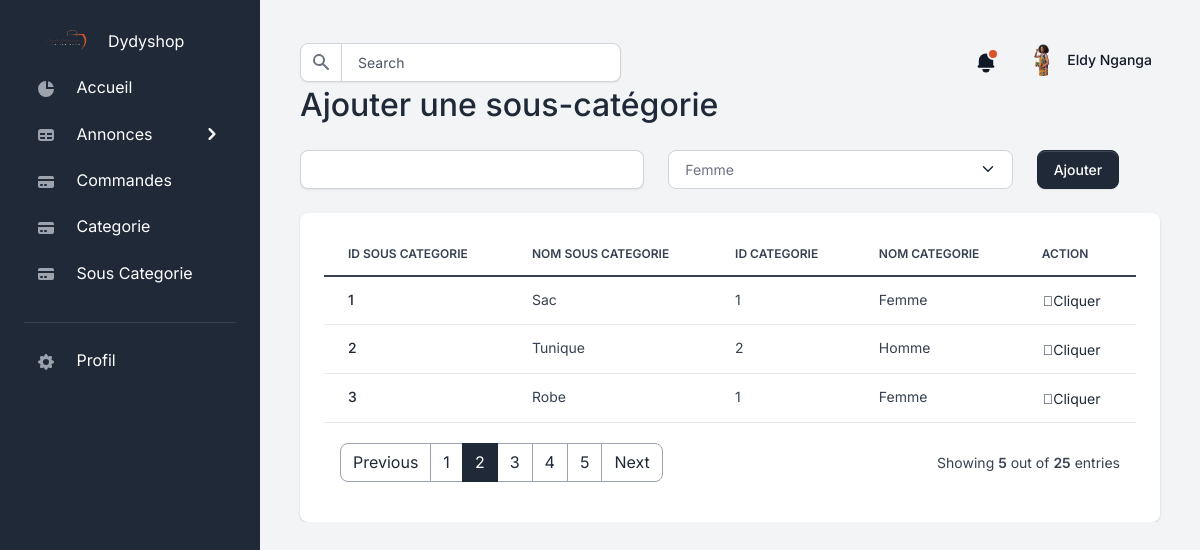
Screenshot of /add_subcategory with the database file from the repository.
### api/models/model.py (models this page shows)
class SubCategory(db.Model):
    __tablename__ = "sub_categories"
    id = db.Column(db.Integer, primary_key=True)
    name = db.Column(db.String(200), nullable=False)
    category_id = db.Column(db.Integer, db.ForeignKey("categories.id"))

class Category(db.Model):
    __tablename__ = "categories"
    id = db.Column(db.Integer, primary_key=True)
    name = db.Column(db.String(200), nullable=False)
    subcategories = db.relationship("SubCategory", backref="category")

### api/back.py (the view, shortened to what this page needs)
@app.route("/add_subcategory", methods=["GET", "POST"])
def add_subcategory():
    categories = Category.query.all()
    subcategories = SubCategory.query.all()
    return render_template(
        "/back/AddSubcategory.html", categories=categories, subcategories=subcategories
    )

### api/back.py (called while the page is built)
@app.before_request
def check_for_maintenance():
    if maintenance_mode and request.endpoint not in ["maintenance"]:
        return redirect(url_for("maintenance"))
    elif maintenance_mode and request.endpoint == "maintenance":
        return None
    else:
        return None

### api/templates/back/AddSubCategory.html (shortened to what this page needs)
{% extends './layout/baseAdmin.html' %}
{% block content %}
  <h2>Ajouter une sous-catégorie</h2>
  <form method="POST" action="{{ url_for('add_subcategory') }}">
    <div class="row my-4">
      <div class="form-group col-5">
        <input type="text" id="name" name="name" class="form-control" required />
      </div>
      <div class="form-group col-5">
        <select id="category" name="category" class="form-select" required>
          {% for category in categories %}
            <option value="{{ category.id }}">{{ category.name }}</option>
          {% endfor %}
        </select>
      </div>
      <div class="col-auto">
        <button type="submit" class="btn btn-primary ">Ajouter </button>
      </div>
    </div>
  </form>
  <div class="card card-body border-0 shadow table-wrapper table-responsive">
    <table class="table table-hover">
      <thead>
        <tr>
          <th class="border-gray-200">Id sous categorie</th>
          <th class="border-gray-200">Nom sous categorie</th>
          <th class="border-gray-200">Id categorie</th>
          <th class="border-gray-200">Nom categorie</th>
          <th class="border-gray-200">Action</th>
        </tr>
      </thead>
      <tbody>
        {% for subcategory in subcategories %}
          <tr>
            <td>
              <a href="#" class="fw-bold">{{ subcategory.id }}</a>
            </td>
            <td>
              <span class="fw-normal">{{ subcategory.name }}</span>
            </td>
            <td>
              <span class="fw-normal">{{ subcategory.category.id }}</span>
            </td>
            <td>
              <span class="fw-normal">{{ subcategory.category.name }}</span>
            </td>
            <td>
              <div class="btn-group">
                <button class="btn btn-link text-dark dropdown-toggle dropdown-toggle-split m-0 p-0" data-bs-toggle="dropdown" aria-haspopup="true" aria-expanded="false">
                  <span class="icon icon-sm"><span class="fas fa-ellipsis-h icon-dark"></span>Cliquer</span>
                </button>
              </div>
            </td>
          </tr>
        {% endfor %}
      </tbody>
    </table>
    <div class="card-footer px-3 border-0 d-flex flex-column flex-lg-row align-items-center justify-content-between">
      <nav aria-label="Page navigation example">
        <ul class="pagination mb-0">
          <li class="page-item">
            <a class="page-link" href="#">Previous</a>
          </li>
          <li class="page-item">
            <a class="page-link" href="#">1</a>
          </li>
          <li class="page-item active">
            <a class="page-link" href="#">2</a>
          </li>
          <li class="page-item">
            <a class="page-link" href="#">3</a>
          </li>
          <li class="page-item">
            <a class="page-link" href="#">4</a>
          </li>
          <li class="page-item">
            <a class="page-link" href="#">5</a>
          </li>
          <li class="page-item">
            <a class="page-link" href="#">Next</a>
          </li>
        </ul>
      </nav>
      <div class="fw-normal small mt-4 mt-lg-0">
        Showing <b>5</b> out of <b>25</b> entries
      </div>
    </div>
  </div>
{% endblock %}

### api/static/css/UploadImage.css (style rules this page uses)
:root { --colorPrimaryNormal: #d85629; --colorPrimaryDark: #d85629; --colorPrimaryGlare: #d85629; --colorPrimaryHalf: #d85629; --colorPrimaryQuarter: #bfecee; --colorPrimaryEighth: #dff5f7; --colorPrimaryPale: #f3f5f7; --colorPrimarySeparator: #f3f5f7; --colorPrimaryOutline: #dff5f7; --colorButtonNormal: #d85629; --colorButtonHover: #d85629; --colorLinkNormal: #d85629; --colorLinkHover: #d85629; }
body { margin: 24px; }

### rows the page displays
SubCategory: id "1", name "Sac", category.id "1", category.name "Femme"
SubCategory: id "2", name "Tunique", category.id "2", category.name "Homme"
SubCategory: id "3", name "Robe", category.id "1", category.name "Femme"

### other values shown
form field category "Femme"
